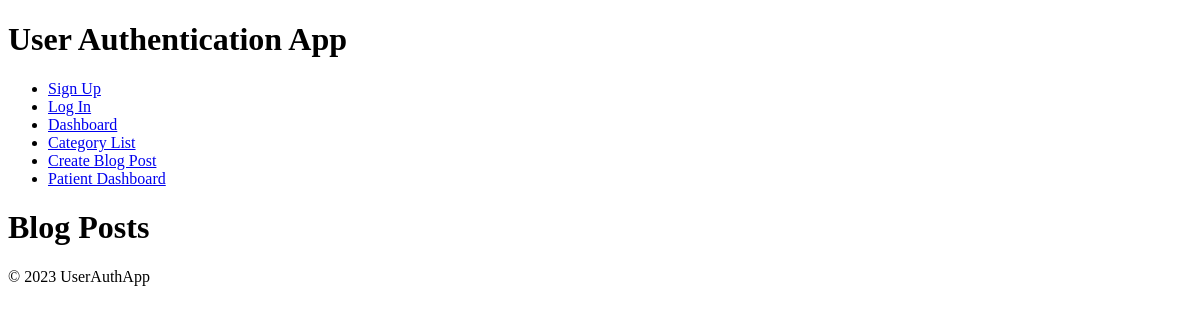
The app's page /userapp/patient_dashboard/, older data.
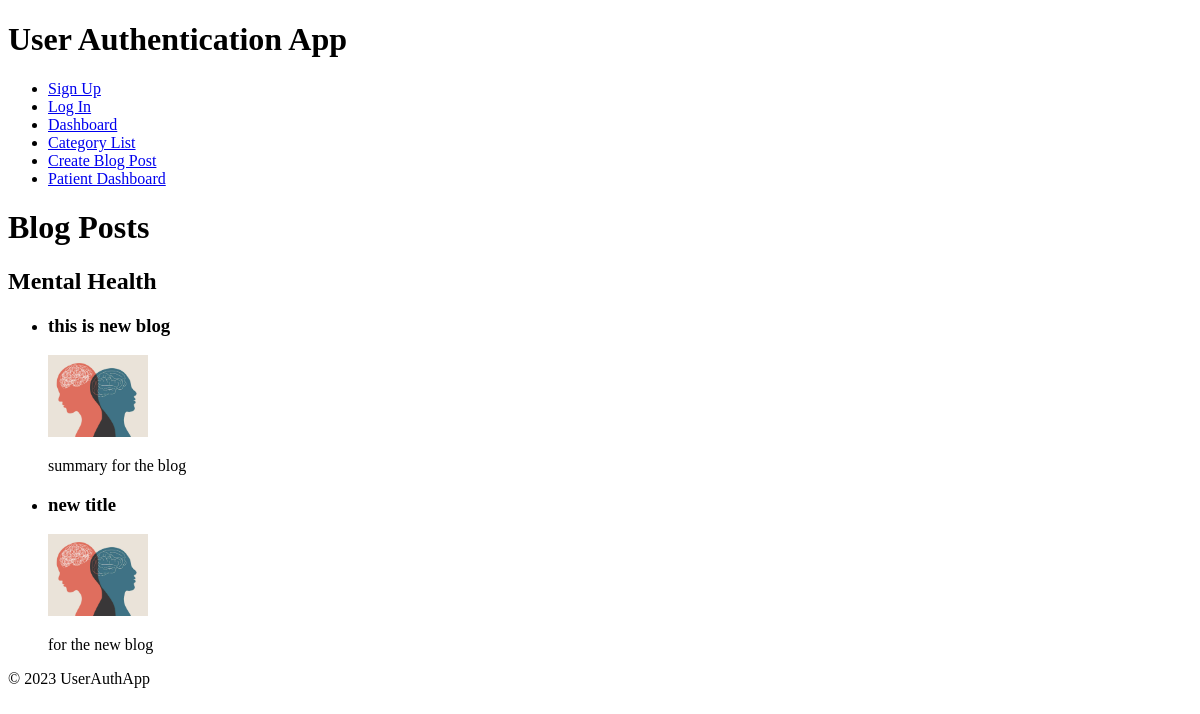
The same page, newer data.
### userapp/models.py (models this page shows, shortened)
class Category(models.Model):
    name = models.CharField(max_length=100)

class BlogPost(models.Model):
    title = models.CharField(max_length=200)
    image = models.ImageField(upload_to='blog_images/')
    category = models.ForeignKey(Category, on_delete=models.CASCADE)
    summary = models.TextField()
    content = models.TextField()
    draft = models.BooleanField(default=False)
    author = models.ForeignKey(User, on_delete=models.CASCADE,default=None)

### userapp/views.py (the view)
# urls.py: path('patient_dashboard/', views.patient_dashboard, name='patient_dashboard'),
def patient_dashboard(request):
    categories = Category.objects.all()
    posts_by_category = {}
    for category in categories:
        posts = BlogPost.objects.filter(category=category, draft=False)
        posts_by_category[category] = posts
    return render(request, 'patient_dashboard.html', {'posts_by_category': posts_by_category})

### userapp/templates/patient_dashboard.html
{% extends 'base.html' %}
{% block content %}
  <h1>Blog Posts</h1>
  {% for category, posts in posts_by_category.items %}
    <h2>{{ category.name }}</h2>
    <ul>
      {% for post in posts %}
        <li>
          <h3>{{ post.title }}</h3>
          <img src="{{ post.image.url }}" alt="{{ post.title }}" width="100">
          <p>{{ post.summary|truncatewords:15 }}</p>
        </li>
      {% endfor %}
    </ul>
  {% endfor %}
{% endblock %}

### userapp/templates/base.html (shortened to what this page needs)
<!DOCTYPE html>
<html lang="en">
<head>
</head>
<body>
    <header>
        <h1>User Authentication App</h1>
    </header>
    <nav>
        <ul>
            <li><a href="{% url 'userapp:signup' %}">Sign Up</a></li>
            <li><a href="{% url 'userapp:login' %}">Log In</a></li>
            <li><a href="{% url 'userapp:dashboard' %}">Dashboard</a></li>
            <li><a href="{% url 'userapp:category_list' %}">Category List</a></li>
            <li><a href="{% url 'userapp:create_blog_post' %}">Create Blog Post</a></li>
            <li><a href="{% url 'userapp:patient_dashboard' %}">Patient Dashboard</a></li>
        </ul>
    </nav>
    <main>
        {% block content %}{% endblock %}
    </main>
    <footer>
        <p>&copy; 2023 UserAuthApp</p>
    </footer>
</body>
</html>

Row changes from the older to the newer data that the page shows:
added Category: name "Mental Health"
added BlogPost: title "this is new blog", image (picture), summary "summary for the blog"
added BlogPost: title "new title", image (picture), summary "for the new blog"
